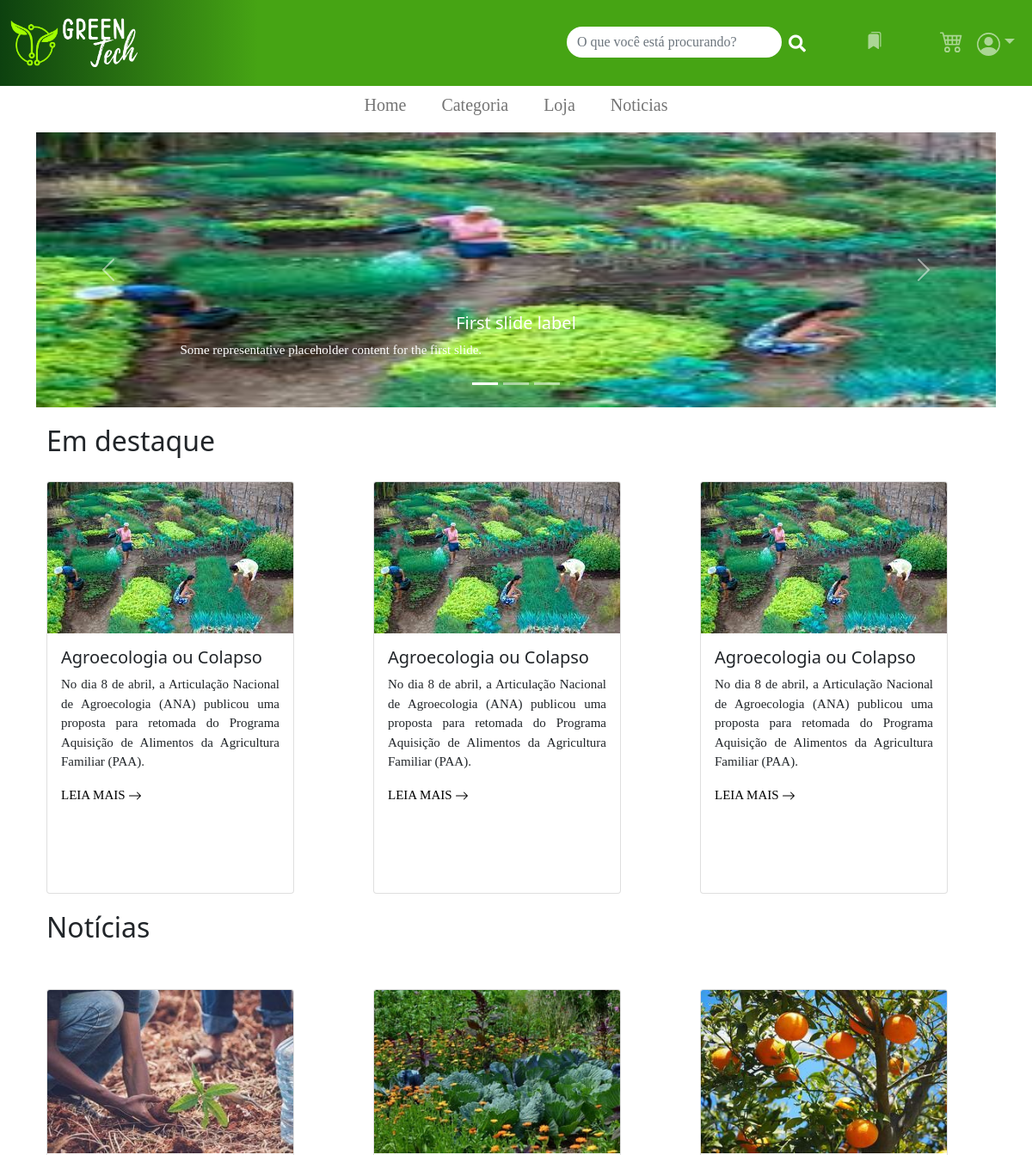
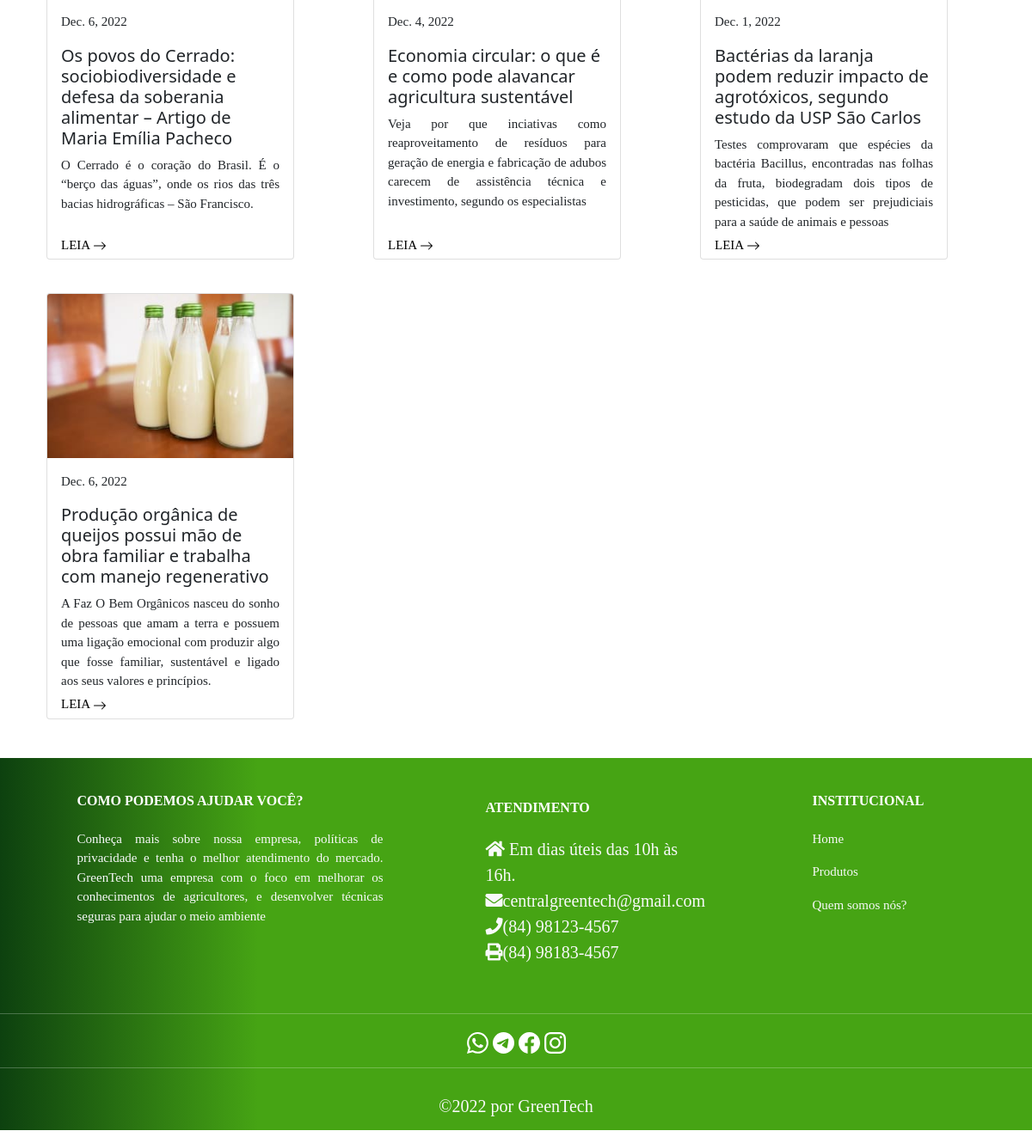
The page / on the database its author committed (2 pictures, top to bottom).
### main/models.py (models this page shows, shortened)
class Publicacao(models.Model):
    titulo = models.CharField(max_length=200)
    descricao = models.TextField()
    corpo_do_texto = models.TextField()
    tempo_da_publicacao = models.DateField()
    imagem = models.ImageField(upload_to='produtos/', blank=True, null=True, max_length=250)
    autor = models.ForeignKey(Autor, on_delete=models.CASCADE)
    categoria = models.ManyToManyField(Categoria)

### main/views.py (the view)
# urls.py: path("",index, name='index'),
def index(request):
    lista = Publicacao.objects.all()
    context={'publicacoes' : lista}
    return render(request,"index.html", context)

### main/templates/index.html (shortened to what this page needs)
{% extends 'base.html' %}
{% load static %}
{% block conteudo %}
<main navBT>
<section class="dividir">
  <div id="carouselExampleCaptions" class="carousel slide" data-bs-ride="false">
    <div class="carousel-indicators">
      <button type="button" data-bs-target="#carouselExampleCaptions" data-bs-slide-to="0" class="active" aria-current="true" aria-label="Slide 1"></button>
      <button type="button" data-bs-target="#carouselExampleCaptions" data-bs-slide-to="1" aria-label="Slide 2"></button>
      <button type="button" data-bs-target="#carouselExampleCaptions" data-bs-slide-to="2" aria-label="Slide 3"></button>
    </div>
    <div class="carousel-inner">
      <div class="carousel-item active">
        <img class="img-height" src="../static/assets/img/agroecologia.jpg" class="d-block w-100" alt="...">
        <div class="carousel-caption d-none d-md-block">
          <h5>First slide label</h5>
          <p>Some representative placeholder content for the first slide.</p>
        </div>
      </div>
    </div>
    <button class="carousel-control-prev" type="button" data-bs-target="#carouselExampleCaptions" data-bs-slide="prev">
      <span class="carousel-control-prev-icon" aria-hidden="true"></span>
    </button>
    <button class="carousel-control-next" type="button" data-bs-target="#carouselExampleCaptions" data-bs-slide="next">
      <span class="carousel-control-next-icon" aria-hidden="true"></span>
    </button>
  </div>
    <section class="container" style="width: 1200px;">
        <div class="row">
            <h2 style="padding-top:20px ; padding-bottom:20px">Em destaque</h2>
            <div class="col">
                <div class="card" style="width: 18rem; height: 30rem;">
                    <img src="../static/assets/img/agroecologia.jpg" class="card-img-top" alt="#">
                    <div class="card-body">
                        <h3 class="fs-5">Agroecologia ou Colapso</h2>
                      <p class="card-text">No dia 8 de abril, a Articulação Nacional de Agroecologia (ANA) publicou uma proposta para retomada do Programa Aquisição de Alimentos da Agricultura Familiar (PAA).</p>
                      <p><a href="">LEIA MAIS <svg xmlns="http://www.w3.org/2000/svg" width="16" height="16" fill="currentColor" class="bi bi-arrow-right" viewBox="0 0 16 16">
                        <path fill-rule="evenodd" d="M1 8a.5.5 0 0 1 .5-.5h11.793l-3.147-3.146a.5.5 0 0 1 .708-.708l4 4a.5.5 0 0 1 0 .708l-4 4a.5.5 0 0 1-.708-.708L13.293 8.5H1.5A.5.5 0 0 1 1 8z"/>
                      </svg></a></p>
                    </div>
                  </div>
            </div>
            <div class="col">
              <div class="card" style="width: 18rem; height: 30rem;">
                  <img src="../static/assets/img/agroecologia.jpg" class="card-img-top" alt="#">
                  <div class="card-body">
                      <h3 class="fs-5">Agroecologia ou Colapso</h2>
                    <p class="card-text">No dia 8 de abril, a Articulação Nacional de Agroecologia (ANA) publicou uma proposta para retomada do Programa Aquisição de Alimentos da Agricultura Familiar (PAA).</p>
                    <p><a href="">LEIA MAIS <svg xmlns="http://www.w3.org/2000/svg" width="16" height="16" fill="currentColor" class="bi bi-arrow-right" viewBox="0 0 16 16">
                      <path fill-rule="evenodd" d="M1 8a.5.5 0 0 1 .5-.5h11.793l-3.147-3.146a.5.5 0 0 1 .708-.708l4 4a.5.5 0 0 1 0 .708l-4 4a.5.5 0 0 1-.708-.708L13.293 8.5H1.5A.5.5 0 0 1 1 8z"/>
                    </svg></a></p>
                  </div>
                </div>
          </div>
          <div class="col">
            <div class="card" style="width: 18rem; height: 30rem;">
                <img src="../static/assets/img/agroecologia.jpg" class="card-img-top" alt="#">
                <div class="card-body">
                    <h3 class="fs-5">Agroecologia ou Colapso</h2>
                  <p class="card-text">No dia 8 de abril, a Articulação Nacional de Agroecologia (ANA) publicou uma proposta para retomada do Programa Aquisição de Alimentos da Agricultura Familiar (PAA).</p>
                  <p><a href="">LEIA MAIS <svg xmlns="http://www.w3.org/2000/svg" width="16" height="16" fill="currentColor" class="bi bi-arrow-right" viewBox="0 0 16 16">
                    <path fill-rule="evenodd" d="M1 8a.5.5 0 0 1 .5-.5h11.793l-3.147-3.146a.5.5 0 0 1 .708-.708l4 4a.5.5 0 0 1 0 .708l-4 4a.5.5 0 0 1-.708-.708L13.293 8.5H1.5A.5.5 0 0 1 1 8z"/>
                  </svg></a></p>
                </div>
              </div>
        </div>
        </div>
    </section>
   <section class="container" style="width: 1200px; padding-bottom: 30px;">
       <div class="row">
           <h2 style="padding-top:20px ; padding-bottom:20px">Notícias</h2>
           {% for publicacao in publicacoes %}
           <div class="col row-cols-1 row-cols-md-3 g-4" style="padding-bottom: 15px;">
               <div class="card h-100" style="width: 18rem; height: auto;">
                   <img src="/media/{{publicacao.imagem}}" class="card-img-top" alt="#">
                   <div class="card-body">
                    <p>{{publicacao.tempo_da_publicacao}}</p>
                    <h3 class="fs-5">{{publicacao.titulo}}</h2>
                     <p class="card-text">{{publicacao.descricao}}</p>
                     <p class="teste">
                      <a href="">LEIA <svg xmlns="http://www.w3.org/2000/svg" width="16" height="16" fill="currentColor" class="bi bi-arrow-right" viewBox="0 0 16 16">
                       <path fill-rule="evenodd" d="M1 8a.5.5 0 0 1 .5-.5h11.793l-3.147-3.146a.5.5 0 0 1 .708-.708l4 4a.5.5 0 0 1 0 .708l-4 4a.5.5 0 0 1-.708-.708L13.293 8.5H1.5A.5.5 0 0 1 1 8z"/>
                     </svg>
                    </a>
                  </p>
                   </div>
                 </div>
           </div>
           {% endfor %}
       </div>
   </section>
</section>
</main>
{% endblock conteudo %}

### main/templates/base.html (shortened to what this page needs)
{% load static %}
<!DOCTYPE html>
<html lang="en">
<head>
    <link href="https://cdn.jsdelivr.net/npm/bootstrap@5.1.3/dist/css/bootstrap.min.css" rel="stylesheet">
    <link rel="stylesheet" type="text/css" href="https://cdnjs.cloudflare.com/ajax/libs/font-awesome/5.15.1/css/all.min.css">
    <link rel="stylesheet" type="text/css" href="{% static 'css/styles.css' %}"/>
</head>
<header>
  <nav class="navbar navbar-expand-lg navbar-dark text-light">
       <div class="container-fluid text-center">
           <div class="collapse navbar-collapse" id="navbarSupportedContent">
               <ul class="navbar-nav me-auto mb-2 mb-lg-0">
                   <li class="nav-item">
                       <a  href="{% url 'index' %}"><img style="margin-right: 20px;" src="..\static\assets\img\greenlogo.png" width="150px" alt=""></a>
                   </li>
               </ul>
               <ul>
                   <nav class="navbar">
                     <div class="container-fluid order-center">
                       <form class="d-flex">
                         <input id="bordap" class="form-control me-2" type="search" placeholder="O que você está procurando?" aria-label="Search" style="border: #666565; width: 250px;">
                         <a href=""><i class="fas fa-search" style="color: white; margin-top: 25px;"></i></a>
                       </form>
                     </div>
                 </nav>
               </ul>
               <ul class="navbar-nav order-last">
                  <li class="nav-item espç">
                      <a class="nav-link" href=""></a>
                    </li>
                 <li class="nav-item espç">
                   <a class="nav-link" href=""></a>
                 </li>
                 <li class="nav-item dropdown">
                  <a class="nav-link dropdown-toggle" href="" role="button" data-bs-toggle="dropdown" aria-expanded="false"></a>
              </li>
               </ul>
           </div>
       </div>
     </nav>
    <nav class="navbar navbar-expand-lg navbar-light bordanav">
        <div class="container-fluid">
            <div class="collapse navbar-collapse" id="navbarSupportedContent">
                <ul class="navbar-nav mx-auto mb-2 mb-lg-0">
                    <li class="nav-item">
                        <a class="nav-link" href="{% url  'index' %}">Home</a>
                    </li>
                    <li class="nav-item margin">
                        <a class="nav-link" href="#">Categoria</a>
                    </li>
                    <li class="nav-item margin">
                        <a class="nav-link" href="#">Loja</a>
                    </li>
                    <li>
                        <a class="nav-link margin" href="#">Noticias</a>
                    </li>
                </ul>
            </div>
        </div>
    </nav>
</header>
<body>
<main>
    <div class="container mt-4">
        {% block conteudo %}{% endblock conteudo %}
    </div>
</main>
</body>
<footer class="cor page-footer font-small stylish-color-dark pt-4 text-light">
    <div class="container text-left text-md-left">
      <div class="row">
        <div class="col-md-4 mx-auto">
          <h6 class="font-weight-bold text-uppercase mt-3 mb-4"><strong>Como podemos ajudar você?</strong> </h6>
          <p style="text-align: justify;">Conheça mais sobre nossa empresa, políticas de privacidade e tenha o melhor atendimento do mercado. GreenTech uma empresa com o foco em melhorar os conhecimentos de agricultores, e desenvolver técnicas seguras para ajudar  o meio ambiente</p>
        </div>
        <div class="col-md-4 col-lg-3 mx-auto my-md-4 my-0 mt-4 mb-1">
          <h6 class="font-weight-bold text-uppercase mb-4" ><strong>Atendimento</strong> </h6>
          <p ><ul class="list-unstyled" >
            <li>
              <i class="fas fa-home mr-3 p"  ></i> Em dias úteis das 10h às 16h.
            </li>
            <li>
                <i class="fas fa-envelope mr-3 p" ></i>centralgreentech@gmail.com
            </li>
            <li>
                <i class="fas fa-phone mr-3 p" ></i>(84) 98123-4567
            </li>
            <li>
                <i class="fas fa-print mr-3 p"></i>(84) 98183-4567
            </li>
          </ul></p>
        </div>
        <div class="col-md-2 mx-auto">
          <h6 class="font-weight-bold text-uppercase mt-3 mb-4" ><strong>Institucional</strong> </h6>
          <ul class="list-unstyled">
            <li>
              <p><a class="text-decoration-none text-light" href="">Home</a></p>
            </li>
            <li>
              <p><a class="text-decoration-none text-light" href="">Produtos</a></p>
            </li>
            <li>
              <p><a class="text-decoration-none text-light" href="sobrenos.html"> Quem somos nós?</a></p>
            </li>
          </ul>
        </div>
      </div>
    </div>
   <hr>
     <div style="text-align: center;">
      <a  href=""></a>
      <a href=""></a>
      <a href=""></a>
      <a href=""></a>
      </div> <hr>
    <h5><div class="footer-copyright text-center py-3"> ©2022 por GreenTech</div></h5>
  </footer>
</html>

### main/static/css/styles.css (style rules this page uses)
header, footer { font-family:'Times New Roman', Times, serif; margin: 0px; padding: 0px; padding-left: 0px; padding-right: 0px; color: #f5f5f5; font-size: 20px; width: 100%; height: 100px; background-image: linear-gradient(to right, #0d410f 0, #46a414 25%); }
.cor { width: 100%; height: 100%; background-image: linear-gradient(to right, #0d410f 0, #46a414 25%); }
.espç { margin-left: 50px; font-size: 15px; }
#bordap { border-radius: 50px; margin-top: 15px; }
.bordanav { border: 0px; padding:0px ; }
.margin { margin-left: 25px; }
h6 { color:white; }
p { font-size: 15px; text-align: justify; font-family:'Times New Roman', Times, serif; }
a { text-decoration: none; color: black; }
.dividir { padding-top: 30px; }
.img-height { height: 20rem; width: 100rem; }
.teste { position: absolute; bottom: 0px; margin-bottom: 5px; }

### rows shown on the page
Publicacao: imagem (picture), tempo_da_publicacao "Dec. 6, 2022", titulo "Os povos do Cerrado: sociobiodiversidade e defesa da soberania alimentar – Artigo de Maria Emília Pacheco", descricao "O Cerrado é o coração do Brasil. É o “berço das águas”, onde os rios das três bacias hidrográficas – São Francisco."
Publicacao: imagem (picture), tempo_da_publicacao "Dec. 4, 2022", titulo "Economia circular: o que é e como pode alavancar agricultura sustentável", descricao "Veja por que inciativas como reaproveitamento de resíduos para geração de energia e fabricação de adubos carecem de assistência técnica e investimento, segundo os especialistas"
Publicacao: imagem (picture), tempo_da_publicacao "Dec. 1, 2022", titulo "Bactérias da laranja podem reduzir impacto de agrotóxicos, segundo estudo da USP São Carlos", descricao "Testes comprovaram que espécies da bactéria Bacillus, encontradas nas folhas da fruta, biodegradam dois tipos de pesticidas, que podem ser prejudiciais para a saúde de animais e pessoas"
Publicacao: imagem (picture), tempo_da_publicacao "Dec. 6, 2022", titulo "Produção orgânica de queijos possui mão de obra familiar e trabalha com manejo regenerativo", descricao "A Faz O Bem Orgânicos nasceu do sonho de pessoas que amam a terra e possuem uma ligação emocional com produzir algo que fosse familiar, sustentável e ligado aos seus valores e princípios."
